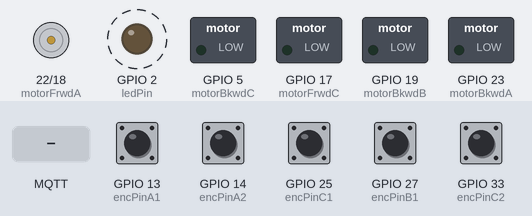
The sketch below on a simulated ESP32. Shown: motor-driver pin pairs drawn as motors (green arrow = first pin HIGH = forward, orange = second pin HIGH = backward, longer = more drive), switched loads named in the sketch (green lamp = pin HIGH), output pins drawn as LEDs (lit = HIGH). Dashed ring = blinking. The test bench sets the inputs (shaded band); at power-on: GPIO 13 (encPinA1), GPIO 14 (encPinA2), GPIO 25 (encPinC1), GPIO 27 (encPinB1), GPIO 33 (encPinC2) HIGH. WiFi joins after 1.5 s; servers stay silent unless stated; no MQTT or app messages arrive unless stated; what the sketch prints to the serial monitor is not drawn.

Above: at 2.7 s.
2.8 s: MQTT message "1" arrives on the first subscribed topic
At 4.96 s:
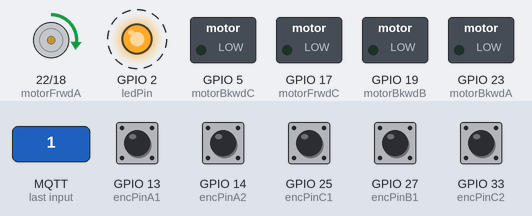
5.8 s: GPIO 13 (encPinA1) pulled LOW for 0.15 s
At 8.01 s:
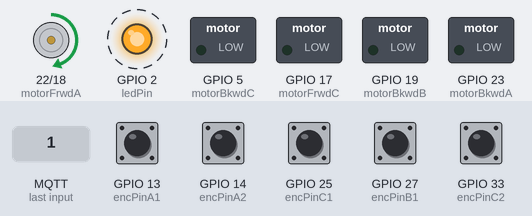
8.8 s: GPIO 25 (encPinC1) pulled LOW for 3.2 s
At 10.99 s:
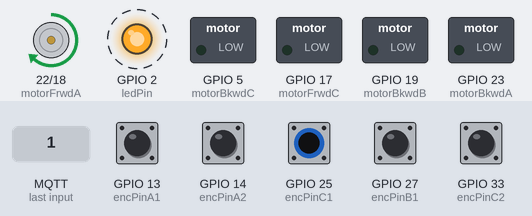
Timing chart, 0 to 19.5 s (numbered marks = the images above; inputs shaded):
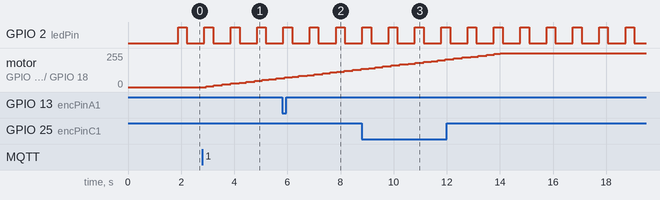

The sketch:

ESP32_MotorDriver_original.ino
```cpp
#include <WiFiManager.h> // https://github.com/tzapu/WiFiManager
#include <WiFi.h>
#include <PubSubClient.h>
#include <PID_v1.h>


char *strings[3];
float velocity_values[3]={0,0,0};
char *ptr = NULL;
uint32_t x=0;
char mqtt_server[40]= "192.168.0.153";
char mqtt_port[6] = "1883";

WiFiManager wm;
WiFiManagerParameter custom_mqtt_server("server", "mqtt server", mqtt_server, 40);
WiFiManagerParameter custom_mqtt_port("port", "mqtt port", mqtt_port, 6);
WiFiClient espClient;
PubSubClient client(espClient);

const uint8_t encPinA1 = 13, encPinA2 = 14, encPinB1 = 27, encPinB2 = 26, encPinC1 = 25, encPinC2 = 33;
const uint8_t motorFrwdA = 22, motorBkwdA = 23, motorFrwdB = 18, motorBkwdB = 19, motorFrwdC = 17, motorBkwdC = 5;
const uint8_t ledPin = 2;
volatile long Encodervalue=0, LastEncodervalue=0, DeltaEncodervalue=0;
volatile long EncodervalueA=0, LastEncodervalueA=0, DeltaEncodervalueA=0;
volatile long EncodervalueB=0, LastEncodervalueB=0, DeltaEncodervalueB=0;
volatile long EncodervalueC=0, LastEncodervalueC=0, DeltaEncodervalueC=0;
volatile unsigned prevSampTimeA=0, currSampTimeA=0, deltSampTimeA=0;
volatile unsigned prevSampTimeB=0, currSampTimeB=0, deltSampTimeB=0;
volatile unsigned prevSampTimeC=0, currSampTimeC=0, deltSampTimeC=0;
float velVect[] = {0,0,0,0,0,0,0,0,0,0,0,0,0,0,0} ;
float velVectA[] = {0,0,0,0,0,0,0,0,0,0,0,0,0,0,0} ;
float velVectB[] = {0,0,0,0,0,0,0,0,0,0,0,0,0,0,0} ;
float velVectC[] = {0,0,0,0,0,0,0,0,0,0,0,0,0,0,0} ;
int filterNumber =10;
int cont = 0;
int internetConnected =0, mqttConnected =0;
volatile unsigned prevLedTime=0, currLedTime=0;
int sampleTime = 5, ledChk=0;;
int N = 692; // ticks per rev
float diam = 6.0, velA, velB, velC;
double freqA=0;
double wA=0;
double vA=0;
double Setpoint, Input, Output;
double SetpointB, InputB, OutputB;
double SetpointC, InputC, OutputC;
double absSetpointA, absSetpointB, absSetpointC;
double Kp=4.0, Ki= 23, Kd=0.012;
PID myPID(&Input, &Output, &absSetpointA, Kp, Ki, Kd, DIRECT);
PID myPIDB(&InputB, &OutputB, &absSetpointB, Kp, Ki, Kd, DIRECT);
PID myPIDC(&InputC, &OutputC, &absSetpointC, Kp, Ki, Kd, DIRECT);
//////////////////////////////////////////INTERRUPCTIONS///////////////////////////////
void IRAM_ATTR isrA() {
 if (digitalRead(encPinA1)> digitalRead(encPinA2))
  EncodervalueA++;
 else
  EncodervalueA--;
 //Serial.println(EncodervalueA);
}


void IRAM_ATTR isrB() {
 if (digitalRead(encPinB1)> digitalRead(encPinB2))
  EncodervalueB++;
 else
  EncodervalueB--;

}

void IRAM_ATTR isrC() {
 if (digitalRead(encPinC1)> digitalRead(encPinC2))
  EncodervalueC++;
 else
  EncodervalueC--;
}
/////////////////////////////////////////////////////////////////////////////////////////////////
void setup() {
    Serial.begin(115200);
    pinMode(motorFrwdA, OUTPUT);
    pinMode(motorBkwdA, OUTPUT);
    pinMode(motorFrwdB, OUTPUT);
    pinMode(motorBkwdB, OUTPUT);
    pinMode(motorFrwdC, OUTPUT);
    pinMode(motorBkwdC, OUTPUT);
    pinMode(ledPin, OUTPUT);
    analogWrite(motorFrwdA, 0);
    analogWrite(motorBkwdA, 0);
    analogWrite(motorFrwdB, 0);
    analogWrite(motorBkwdB, 0);
    analogWrite(motorFrwdC, 0);
    analogWrite(motorBkwdC, 0);
    LedStatus();
    //WiFi.mode(WIFI_STA); // explicitly set mode, esp defaults to STA+AP

    // reset settings - wipe stored credentials for testing
    // these are stored by the esp library
    //wm.resetSettings();
    // Automatically connect using saved credentials,
    // if connection fails, it starts an access point with the specified name ( "AutoConnectAP"),
    // if empty will auto generate SSID, if password is blank it will be anonymous AP (wm.autoConnect())
    // then goes into a blocking loop awaiting configuration and will return success result

    wm.addParameter(&custom_mqtt_server);
    wm.addParameter(&custom_mqtt_port);
    wm.setSaveParamsCallback(saveParamCallback);
    wm.setClass("invert"); // use darkmode

    client.setServer(mqtt_server, atoi(mqtt_port));
    client.setCallback(callback);


    bool res;
    res = wm.autoConnect("Motor_Driver"); // password protected ap ,"password"

    if(!res) {
        internetConnected = 0;
        Serial.println("Failed to connect");
        // ESP.restart();
    }
    else {
        //if you get here you have connected to the WiFi
        Serial.println("connected...yeey :):):)");
        internetConnected = 1;
        reconnect(); //connect MQTT
    }
    client.subscribe("motor_velocities");
    pinMode(encPinA1, INPUT_PULLUP);
    pinMode(encPinA2, INPUT_PULLUP);
    pinMode(encPinB1, INPUT_PULLUP);
    pinMode(encPinB2, INPUT_PULLUP);
    pinMode(encPinC1, INPUT_PULLUP);
    pinMode(encPinC2, INPUT_PULLUP);
    digitalWrite(encPinA1, HIGH); //turn pullup resistor on
    digitalWrite(encPinA2, HIGH);
    digitalWrite(encPinB1, HIGH); //turn pullup resistor on
    digitalWrite(encPinB2, HIGH);
    digitalWrite(encPinC1, HIGH); //turn pullup resistor on
    digitalWrite(encPinC2, HIGH);
    attachInterrupt(encPinA1, isrA, RISING);
    attachInterrupt(encPinB1, isrB, RISING);
    attachInterrupt(encPinC1, isrC, RISING);
    prevLedTime = millis();
    currSampTimeA = millis();
    //Setpoint = 0;
    myPID.SetMode(AUTOMATIC);
    myPIDB.SetMode(AUTOMATIC);
    myPIDC.SetMode(AUTOMATIC);
    //delay(200);


}

void loop() {
    // put your main code here, to run repeatedly:
  if ((WiFi.status() != WL_CONNECTED) || (WiFi.localIP().toString() == "0.0.0.0")) {
    internetConnected =0;
    Serial.println("ROUTER DISCONNECTED !!!!");
  }
  else{
    internetConnected =1;
  }

  if (!client.connected()) {
    reconnect();
  }
  client.loop();

  if (millis()-currLedTime >= 330)
 {
    LedStatus();
    currLedTime=millis();
 }
 if (millis()-currSampTimeA >= sampleTime)
 {

  velA = CalcVelocity(1);
  currSampTimeA = millis();
  velB = CalcVelocity(2);
  currSampTimeB = millis();
  velC = CalcVelocity(3);
  currSampTimeC = millis();
  Input = abs(velA);
  InputB = abs(velB);
  InputC = abs(velC);
  myPID.Compute();
  myPIDB.Compute();
  myPIDC.Compute();
  MoveWheels(Output,OutputB,OutputC);
  //Serial.print(velA);Serial.print(",");Serial.print(Setpoint);Serial.print(",");Serial.print(Output/10);Serial.print(",");
  //Serial.print(velB);Serial.print(",");Serial.print(SetpointB);Serial.print(",");Serial.print(OutputB/10);Serial.print(",");
  //Serial.print(velC);Serial.print(",");Serial.print(SetpointC);Serial.print(",");Serial.print(OutputC/10);Serial.println(" ");
  //Serial.println(vA);
  //Serial.print(internetConnected);Serial.print(" , ");Serial.println(mqttConnected);
 }
}


//////////////////////////////////////////////////////////////////////
void saveParamCallback(){
  Serial.println("[CALLBACK] saveParamCallback fired");
  String server_temp = getParam("mqtt_server");
  String port_temp = getParam("mqtt_port");
  server_temp.toCharArray(mqtt_server, server_temp.length() + 1);
  port_temp.toCharArray(mqtt_port, port_temp.length() + 1);
  Serial.print("PARAM mqtt_server = " + server_temp );
  Serial.println("PARAM mqtt_port = " +  port_temp);

}
/////////////////////////////////////////////////////////////////////////
String getParam(String name){
  //read parameter from server, for customhmtl input
  String value;
  if(name == "mqtt_server") value = custom_mqtt_server.getValue();
  else{   if(name =="mqtt_port") value = custom_mqtt_port.getValue();  }
  return value;
}
//////////////////////////////////////////////////////////////////
void callback(char* topic, byte* payload, unsigned int length) {
  //Serial.print("Message arrived on topic: ");
  //Serial.println(topic);
  //Serial.print("Message: ");
  //String inMessage;
  char message[200]=" ";
  for (int i = 0; i < length; i++) {
    //Serial.print((char)payload[i]);
    //inMessage+=(char)payload[i];
    message[i]=(char)payload[i];
  }
  //Serial.println("");

  byte index = 0;
  ptr = strtok(message, ",");  // delimiter
  while (ptr != NULL)
   {
      strings[index] = ptr;
      index++;
      ptr = strtok(NULL, ",");
   }
  for (int n = 0; n < index; n++)
   {
      //Serial.print(n);
      //Serial.print("  ");
      //Serial.println(strings[n]);
      velocity_values[n]=atof(strings[n]);
   }
  Setpoint=velocity_values[0];
  SetpointB=velocity_values[1];
  SetpointC=velocity_values[2];
  absSetpointA = abs(Setpoint);
  absSetpointB = abs(SetpointB);
  absSetpointC = abs(SetpointC);
}
////////////////////////////////////////////////////////////////////////////
void reconnect() {
   int8_t ret;

  // Stop if already connected.
  if (client.connected()) {
    mqttConnected = 1;
    return;
  }

  Serial.print("Connecting to MQTT... ");

  uint8_t retries = 15;
  while (!client.connected()) {// connect will return 0 for connected

       if (client.connect("ESP32_clientID")) {
          mqttConnected = 1;
          LedStatus();
          Serial.println("connected");
          // Once connected, publish an announcement...
          client.publish("DriverCheck", "OK");
          // ... and resubscribe
          client.subscribe("motor_velocities");
        }
        else {
          mqttConnected = 0;
          Serial.println("Retrying MQTT connection in 2 seconds...");
          LedStatus();
          delay(500);  // wait 2 seconds
          retries--;
          if (retries == 0) {
            // basically die and wait for WDT to reset me
            //wm.resetSettings();
            break;
          }
        }
      }
  if (!client.connected()) {
      Serial.println("Failed to connect MQTT - restarting ESP!");
      ESP.restart();
  }
  else {
      mqttConnected = 1;
      Serial.println("connected**");

  }
}
///////////////////////////////////////////////////////////////////////
void MoveWheels(int a, int b, int c)
{
  if (Setpoint >= 0)
  {
    if (Setpoint == 0)
    { analogWrite(motorBkwdA, 0); analogWrite(motorFrwdA, 0);
      myPID.SetMode(MANUAL);
      Output = 0;
      myPID.SetMode(AUTOMATIC); }
    else{
    analogWrite(motorBkwdA, 0);
    analogWrite(motorFrwdA, 0);
    analogWrite(motorFrwdA, a);}

  }
  else
  {
    analogWrite(motorFrwdA, 0);
    analogWrite(motorBkwdA, 0);
    analogWrite(motorBkwdA, a);

  }
  if (SetpointB >= 0)
  {
    if (SetpointB == 0)
    { analogWrite(motorBkwdB, 0); analogWrite(motorFrwdB, 0);
      myPIDB.SetMode(MANUAL);
      OutputB = 0;
      myPIDB.SetMode(AUTOMATIC); }
    else{
      analogWrite(motorBkwdB, 0);
      analogWrite(motorFrwdB, 0);
      analogWrite(motorFrwdB, b);}

  }
  else
  {
    analogWrite(motorFrwdB, 0);
    analogWrite(motorBkwdB, 0);
    analogWrite(motorBkwdB, b);
  }
  if (SetpointC >= 0)
  {
    if (SetpointC == 0)
    {   analogWrite(motorBkwdC, 0); analogWrite(motorFrwdC, 0);
      myPIDC.SetMode(MANUAL);
      OutputC = 0;
      myPIDC.SetMode(AUTOMATIC);}
    else{
        analogWrite(motorBkwdC, 0);
        analogWrite(motorFrwdC, 0);
        analogWrite(motorFrwdC, c);}

  }
  else
  {
    analogWrite(motorFrwdC, 0);
    analogWrite(motorBkwdC, 0);
    analogWrite(motorBkwdC, c);

  }

}
////////////////////////////////////////////////////////////////////////
//////////////////////CALCULATE_VELOCITY///////////////////////////

float CalcVelocity (int motorLabel)
{

  if (motorLabel==1){
    Encodervalue = EncodervalueA;
    LastEncodervalue = LastEncodervalueA;
    for(int i=0; i < filterNumber; i++)
    {
      velVect[i]=velVectA[i];
    }
  }
  if (motorLabel==2){
    Encodervalue = EncodervalueB;
    LastEncodervalue = LastEncodervalueB;
    for(int i=0; i < filterNumber; i++)
    {
      velVect[i]=velVectB[i];
    }
  }
  if (motorLabel==3){
    Encodervalue = EncodervalueC;
    LastEncodervalue = LastEncodervalueC;
    for(int i=0; i < filterNumber; i++)
    {
      velVect[i]=velVectC[i];
    }
  }

  float media = 0 ;
  DeltaEncodervalue = Encodervalue - LastEncodervalue;
  freqA = (DeltaEncodervalue*1000)/(double) sampleTime;
  wA = ((2*3.141596)/N)*freqA;
  vA = (diam/2)*wA;
  for (int i = 0 ; i < filterNumber -1; i++){
      velVect[i] = velVect[i+1];
  }
  velVect[filterNumber -1 ] = wA;
  for (int i = 0 ; i < filterNumber ; i++){
      media+= velVect[i];
  }
  media = media/filterNumber;
  //velVect[filterNumber -1 ] = media;

  if (motorLabel==1){
    for(int i=0; i < filterNumber; i++)
    {
      velVectA[i]=velVect[i];
    }
    LastEncodervalueA = Encodervalue;
  }
  if (motorLabel==2){
    for(int i=0; i < filterNumber; i++)
    {
      velVectB[i]=velVect[i];
    }
    LastEncodervalueB = Encodervalue;
  }
  if (motorLabel==3){
    for(int i=0; i < filterNumber; i++)
    {
      velVectC[i]=velVect[i];
    }
    LastEncodervalueC = Encodervalue;
  }
  return (media);

}

/////////////////////////////////////////////////////////////////////////

void LedStatus()
{
  if ((internetConnected >= 1) && (mqttConnected >= 1 ))
  {
    if(ledChk < 3 )
    {
      digitalWrite(ledPin, LOW);
      ledChk++;
    }
    if(ledChk >= 3 )
    {
      digitalWrite(ledPin, HIGH);
      ledChk=0;
    }

  }
  if ((internetConnected==1) &&(mqttConnected == 0 ))
  {
    digitalWrite(ledPin, !digitalRead(ledPin));
  }

}
```

Measured:
- after the input at 2.8 s, motor on GPIO 22 (motorFrwdA) / GPIO 18 (motorFrwdB): moves from stopped to forward 65/255 over 2.6 s, starting after 0.14 s
- by itself, GPIO 2 (ledPin): alternates HIGH for 0.33 s and LOW for 0.66 s
